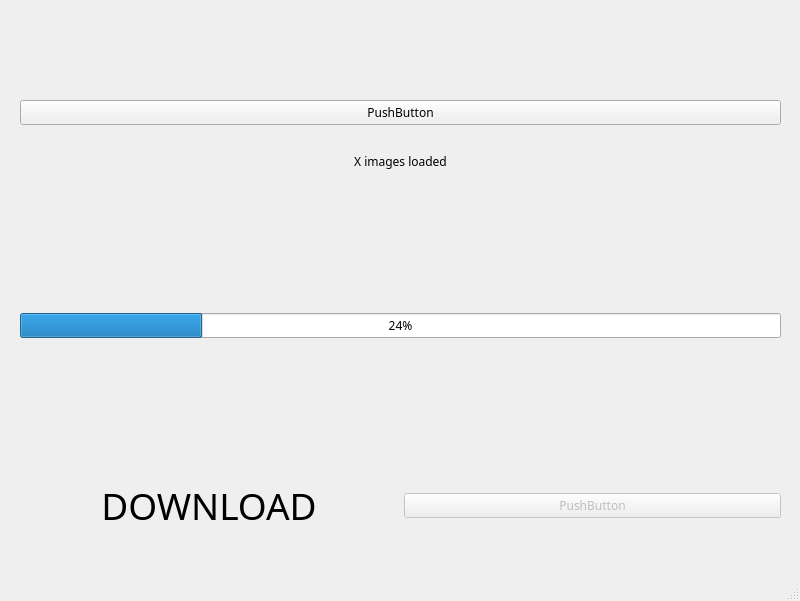
<?xml version="1.0" encoding="UTF-8"?>
<ui version="4.0">
 <class>MainWindow</class>
 <widget class="QMainWindow" name="MainWindow">
  <property name="geometry">
   <rect>
    <x>0</x>
    <y>0</y>
    <width>800</width>
    <height>601</height>
   </rect>
  </property>
  <property name="sizePolicy">
   <sizepolicy hsizetype="Fixed" vsizetype="Fixed">
    <horstretch>0</horstretch>
    <verstretch>0</verstretch>
   </sizepolicy>
  </property>
  <property name="windowTitle">
   <string>MainWindow</string>
  </property>
  <widget class="QWidget" name="centralwidget">
   <widget class="QWidget" name="horizontalLayoutWidget">
    <property name="geometry">
     <rect>
      <x>20</x>
      <y>460</y>
      <width>761</width>
      <height>91</height>
     </rect>
    </property>
    <layout class="QHBoxLayout" name="horizontalLayout">
     <item>
      <widget class="QLabel" name="label">
       <property name="font">
        <font>
         <family>Rockwell</family>
         <pointsize>28</pointsize>
         <bold>false</bold>
        </font>
       </property>
       <property name="text">
        <string>DOWNLOAD</string>
       </property>
       <property name="alignment">
        <set>Qt::AlignmentFlag::AlignCenter</set>
       </property>
      </widget>
     </item>
     <item>
      <widget class="QPushButton" name="pushButton">
       <property name="enabled">
        <bool>false</bool>
       </property>
       <property name="font">
        <font>
         <family>Rockwell</family>
        </font>
       </property>
       <property name="text">
        <string>PushButton</string>
       </property>
      </widget>
     </item>
    </layout>
   </widget>
   <widget class="QWidget" name="verticalLayoutWidget">
    <property name="geometry">
     <rect>
      <x>20</x>
      <y>190</y>
      <width>761</width>
      <height>271</height>
     </rect>
    </property>
    <layout class="QVBoxLayout" name="verticalLayout">
     <item>
      <widget class="QProgressBar" name="progressBar">
       <property name="font">
        <font>
         <family>Rockwell</family>
        </font>
       </property>
       <property name="value">
        <number>24</number>
       </property>
      </widget>
     </item>
    </layout>
   </widget>
   <widget class="QWidget" name="verticalLayoutWidget_2">
    <property name="geometry">
     <rect>
      <x>20</x>
      <y>30</y>
      <width>761</width>
      <height>71</height>
     </rect>
    </property>
    <layout class="QVBoxLayout" name="verticalLayout_2"/>
   </widget>
   <widget class="QWidget" name="gridLayoutWidget">
    <property name="geometry">
     <rect>
      <x>20</x>
      <y>100</y>
      <width>761</width>
      <height>91</height>
     </rect>
    </property>
    <layout class="QVBoxLayout" name="verticalLayout_3">
     <item>
      <widget class="QPushButton" name="pushButton_2">
       <property name="enabled">
        <bool>true</bool>
       </property>
       <property name="maximumSize">
        <size>
         <width>16777215</width>
         <height>16777215</height>
        </size>
       </property>
       <property name="font">
        <font>
         <family>Rockwell</family>
        </font>
       </property>
       <property name="text">
        <string>PushButton</string>
       </property>
      </widget>
     </item>
     <item>
      <widget class="QLabel" name="label_2">
       <property name="font">
        <font>
         <family>Rockwell</family>
        </font>
       </property>
       <property name="text">
        <string>X images loaded</string>
       </property>
       <property name="alignment">
        <set>Qt::AlignmentFlag::AlignCenter</set>
       </property>
      </widget>
     </item>
    </layout>
   </widget>
  </widget>
  <widget class="QMenuBar" name="menubar">
   <property name="geometry">
    <rect>
     <x>0</x>
     <y>0</y>
     <width>800</width>
     <height>21</height>
    </rect>
   </property>
  </widget>
  <widget class="QStatusBar" name="statusbar"/>
 </widget>
 <resources/>
 <connections/>
</ui>
